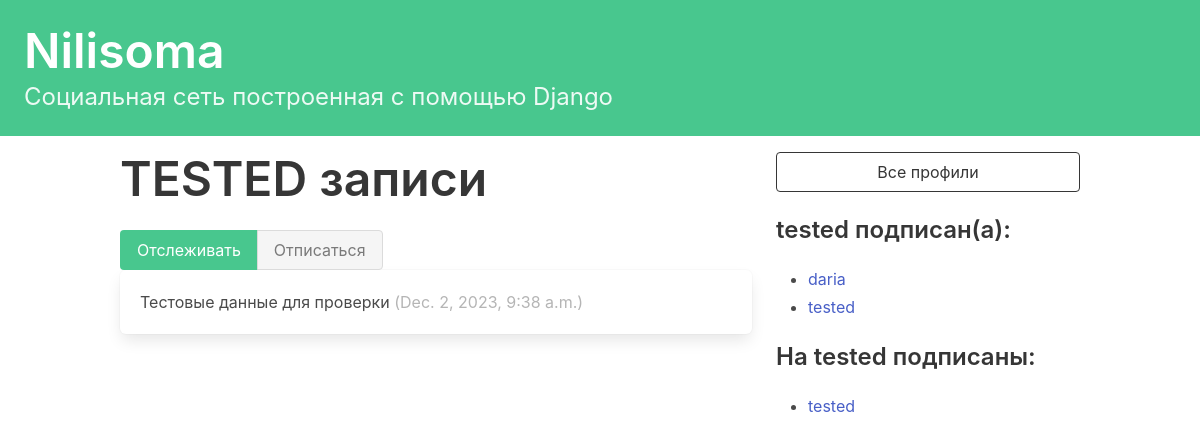
Page /profile/9 (signed in) on the committed database.
### nilisoma/models.py (models this page shows, shortened)
class Profile(models.Model):
    user = models.OneToOneField(User, on_delete=models.CASCADE)
    follows = models.ManyToManyField(
        "self",
        related_name="followed_by",
        symmetrical=False,
        blank=True
    )
    def __str__(self):
        return self.user.username

class Record(models.Model):
    user = models.ForeignKey(
        User, related_name="records", on_delete=models.DO_NOTHING
    )
    body = models.CharField(max_length=140)
    created_at = models.DateTimeField(auto_now_add=True)

### nilisoma/views.py (the view, shortened to what this page needs)
# urls.py: path("profile/<int:pk>", profile, name="profile"),
def profile(request, pk):
    if not hasattr(request.user, 'profile'):
        missing_profile = Profile(user=request.user)
        missing_profile.save()
    profile = Profile.objects.get(pk=pk)
    return render(request, "nilisoma/profile.html", {"profile": profile})

### nilisoma/templates/nilisoma/profile.html (shortened to what this page needs)
{% extends 'base.html' %}
{% block content %}
<div class="column">
    <div class="block">
    <h1 class="title is-1">
        {{profile.user.username|upper}} записи
    </h1>
    <form method="post">
        <div class="buttons has-addons">
            {% if profile != user.profile %}
                {% if profile in user.profile.follows.all %}
                    <button class="button is-success is-static">Отслеживать</button>
                    <button class="button is-danger" name="follow" value="unfollow">Отписаться</button>
                {% else %}
                    <button class="button is-success" name="follow" value="follow">Отслеживать</button>
                    <button class="button is-danger is-static">Отписаться</button>
                {% endif %}
            {% endif %}
        </div>
    </form>
    <div class="content">
        {% for record in profile.user.records.all %}
            <div class="box">
                {{ record.body }}
                <span class="is-small has-text-grey-light">
                    ({{ record.created_at }})
                </span>
            </div>
        {% endfor %}
    </div>
    </div>
</div>
<div class="column is-one-third">
    <div class="block">
        <a href="{% url 'nilisoma:profile_list' %}">
            <button class="button is-dark is-outlined is-fullwidth">
                Все профили
            </button>
        </a>
    </div>
    <div class="block">
        <h3 class="title is-4">
            {{profile.user.username}} подписан(а):
        </h3>
        <div class="content">
            <ul>
            {% for following in profile.follows.all %}
                <li>
                    <a href="{% url 'nilisoma:profile' following.id %}">
                        {{ following }}
                    </a>
                </li>
            {% endfor %}
            </ul>
        </div>
    </div>
    <div class="block">
        <h3 class="title is-4">
            На {{profile.user.username}} подписаны:
        </h3>
        <div class="content">
            <ul>
            {% for follower in profile.followed_by.all %}
                <li>
                    <a href="{% url 'nilisoma:profile' follower.id %}">
                        {{ follower }}
                    </a>
                </li>
            {% endfor %}
            </ul>
        </div>
    </div>
</div>
{% endblock content %}

### rows in the picture
Profile: user.username "TESTED", user.username "tested"
Record: body "Тестовые данные для проверки", created_at "Dec. 2, 2023, 9:38 a.m."
Profile: user.username "daria"
